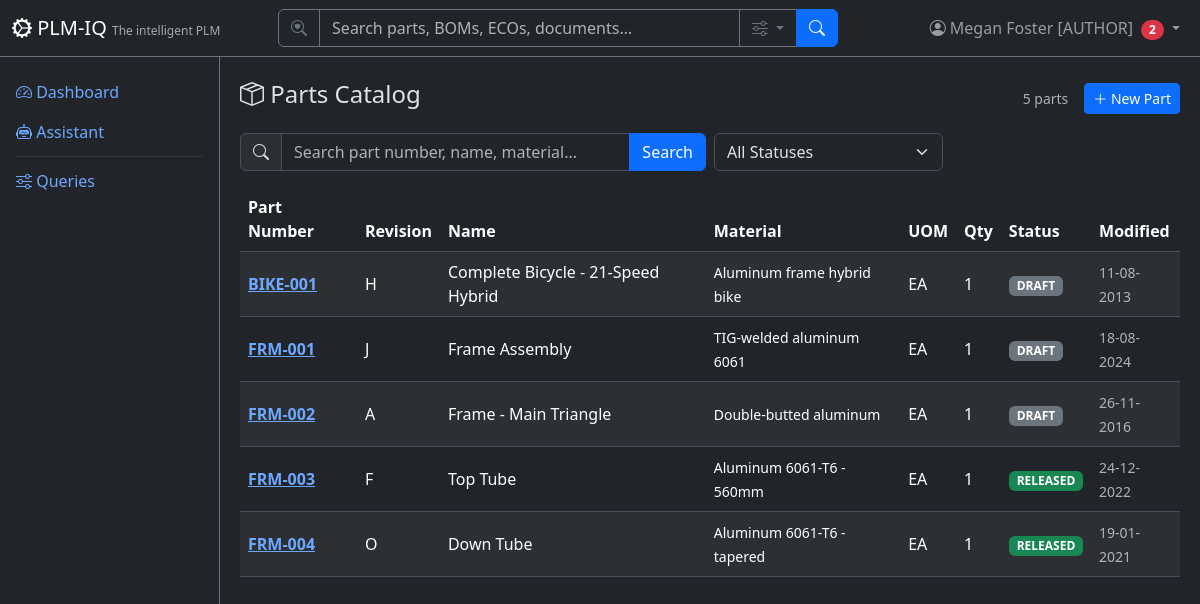
The app's page /parts (signed in) with its own data.
### app/models/tenant_user.py (models this page shows)
class User(Base):
    __tablename__ = "users"
    user_id = Column("user_id", Integer, primary_key=True, autoincrement=True)
    username = Column("username", String, unique=True, nullable=False)
    full_name = Column("full_name", String, nullable=False)
    email = Column("email", String)
    password_hash = Column("password_hash", String, nullable=False, default="")
    tenant_id = Column("tenant_id", Integer, ForeignKey("tenants.tenant_id"), nullable=False, default=1)
    tenant_key = Column("tenant_key", String, nullable=False)
    is_active = Column("is_active", Boolean, default=True)
    created_date = Column("created_date", String)
    role = Column("role", String, nullable=False, default="reader")
    tenant = relationship("Tenant", back_populates="users")
    favorites = relationship("Favorite", back_populates="user")

### app/models/parts.py (models this page shows)
class Part(Base):
    __tablename__ = "parts"
    part_number = Column("part_number", String, primary_key=True)
    part_revision = Column("part_revision", String, nullable=False)
    part_name = Column("part_name", String, nullable=False)
    spec_file = Column("spec_file", String)
    material = Column("material", String)
    uom = Column("uom", String, nullable=False)
    qty = Column("qty", Integer, nullable=False, default=1)
    status = Column("status", String, nullable=False, default="DRAFT")
    created_date = Column("created_date", String)
    modified_date = Column("modified_date", String)
    modified_owner = Column("modified_owner", Integer, ForeignKey("users.user_id"))
    created_by = Column("created_by", Integer, ForeignKey("users.user_id"))
    tenant_id = Column("tenant_id", Integer, ForeignKey("tenants.tenant_id"), nullable=False, default=1)
    tenant_key = Column("tenant_key", String, nullable=False)
    tenant = relationship("Tenant", back_populates="parts")
    bom_items = relationship("BomItem", back_populates="part", foreign_keys="BomItem.part_number")
    costing_items = relationship("CostingBomItem", back_populates="part")
    eco_items = relationship("EngineeringChangeOrder", back_populates="part")
    aml_items = relationship("ApprovedManufacturer", back_populates="part")
    avl_items = relationship("ApprovedVendor", back_populates="part")
    cad_files = relationship("CadMetadata", back_populates="part")

### app/routers/parts.py (the view)
@router.get("", response_class=HTMLResponse)
def list_parts(
    request: Request,
    q: Optional[str] = Query(None, description="Search query"),
    status: Optional[str] = Query(None, description="Filter by status"),
    page: int = Query(1, ge=1),
    db: TenantScopedSession = Depends(get_tenant_db),
):
    user = require_user(request, db)
    ctx = auth_context(request, db)
    query = db.query(Part)
    if q:
        query = query.filter(
            or_(
                Part.part_number.ilike(f"%{q}%"),
                Part.part_name.ilike(f"%{q}%"),
                Part.material.ilike(f"%{q}%"),
            )
        )
    if status:
        query = query.filter(Part.status == status)
    total = query.count()
    offset = (page - 1) * DEFAULT_PAGE_SIZE
    parts = query.order_by(Part.part_number).offset(offset).limit(DEFAULT_PAGE_SIZE).all()
    return HTMLResponse(content=render(
        "parts/list.html",
        **ctx,
        parts=parts,
        page=page,
        total=total,
        pages=(total + DEFAULT_PAGE_SIZE - 1) // DEFAULT_PAGE_SIZE,
        q=q or "",
        status_filter=status or "",
        statuses=["DRAFT", "RELEASED", "OBSOLETED"],
    ))

### app/templates/parts/list.html (shortened to what this page needs)
{% extends "base.html" %}
{% block content %}
<div class="d-flex justify-content-between align-items-center mb-3">
    <h4><i class="bi bi-box-seam"></i> Parts Catalog</h4>
    <div class="d-flex align-items-center gap-3">
        <span class="text-muted small">{{ total }} parts</span>
        {% if current_user and current_user.role == 'author' %}
        <a href="/parts/new" class="btn btn-sm btn-primary"><i class="bi bi-plus-lg"></i> New Part</a>
        {% endif %}
    </div>
</div>
<form method="GET" class="row g-2 mb-3">
    <div class="col-md-6">
        <div class="input-group">
            <span class="input-group-text"><i class="bi bi-search"></i></span>
            <input type="text" name="q" class="form-control" placeholder="Search part number, name, material..." value="{{ q }}">
            <button class="btn btn-primary" type="submit">Search</button>
        </div>
    </div>
    <div class="col-md-3">
        <select name="status" class="form-select" onchange="this.form.submit()">
            <option value="">All Statuses</option>
        </select>
    </div>
</form>
<div class="table-responsive">
    <table class="table table-striped table-hover align-middle">
        <thead class="table-dark">
            <tr>
                <th>Part Number</th>
                <th>Revision</th>
                <th>Name</th>
                <th>Material</th>
                <th>UOM</th>
                <th>Qty</th>
                <th>Status</th>
                <th>Modified</th>
            </tr>
        </thead>
        <tbody>
            {% for p in parts %}
            <tr>
                <td><a href="/parts/{{ p.part_number }}" class="fw-bold">{{ p.part_number }}</a></td>
                <td>{{ p.part_revision }}</td>
                <td>{{ p.part_name }}</td>
                <td><small>{{ (p.material or '')|truncate(40) or '-' }}</small></td>
                <td>{{ p.uom }}</td>
                <td>{{ p.qty }}</td>
                <td>
                    <span class="badge bg-{% if p.status == 'RELEASED' %}success{% elif p.status == 'OBSOLETED' %}danger{% else %}secondary{% endif %} badge-status">
                        {{ p.status }}
                    </span>
                </td>
                <td><small class="text-muted">{{ p.modified_date or '-' }}</small></td>
            </tr>
            {% else %}
            <tr><td colspan="8" class="text-center text-muted py-4">No parts found.</td></tr>
            {% endfor %}
        </tbody>
    </table>
</div>
{% endblock %}

### app/templates/base.html (shortened to what this page needs)
<!DOCTYPE html>
<html lang="en" data-bs-theme="dark">
<head>
    <link href="https://cdn.jsdelivr.net/npm/bootstrap@5.3.3/dist/css/bootstrap.min.css" rel="stylesheet">
    <link href="https://cdn.jsdelivr.net/npm/bootstrap-icons@1.11.3/font/bootstrap-icons.css" rel="stylesheet">
</head>
<body>
    <nav class="navbar navbar-expand-md navbar-dark bg-dark fixed-top border-bottom border-secondary">
        <div class="container-fluid">
            <a class="navbar-brand" href="/">
                <i class="bi bi-gear-wide-connected"></i> PLM-IQ
                <small class="d-none d-md-inline">The intelligent PLM</small>
            </a>
            <div class="collapse navbar-collapse" id="navMenu">
                {% if current_user %}
                <form class="d-flex mx-auto my-2 my-md-0" role="search" action="/search" method="get" style="width: 100%; max-width: 560px;">
                    <div class="input-group">
                        <span class="input-group-text bg-dark border-secondary text-secondary"><i class="bi bi-search-heart"></i></span>
                        <input type="search" name="q" class="form-control bg-dark text-light border-secondary" placeholder="Search parts, BOMs, ECOs, documents…" aria-label="Search">
                        <button class="btn btn-outline-secondary dropdown-toggle" type="button" data-bs-toggle="dropdown" data-bs-auto-close="outside" title="Search options">
                            <i class="bi bi-sliders"></i>
                        </button>
                        <button class="btn btn-primary" type="submit"><i class="bi bi-search"></i></button>
                    </div>
                </form>
                {% endif %}
                <ul class="navbar-nav ms-auto align-items-center">
                    {% if current_user %}
                    <li class="nav-item dropdown">
                        <a class="nav-link dropdown-toggle position-relative" href="#" role="button" data-bs-toggle="dropdown" aria-label="Profile Menu" title="Profile Menu">
                            <i class="bi bi-person-circle"></i>
                            <span class="d-none d-md-inline">{{ current_user.full_name }} [{{ current_user.role|upper if current_user.role else 'SUPERUSER' }}]</span>
                            {% if unread_count|default(0) > 0 %}<span class="badge bg-danger rounded-pill ms-1">{{ unread_count }}</span>{% endif %}
                        </a>
                    </li>
                    {% else %}
                    <li class="nav-item">
                        <a class="nav-link" href="/login"><i class="bi bi-box-arrow-in-right"></i> Sign In</a>
                    </li>
                    {% endif %}
                </ul>
            </div>
        </div>
    </nav>
    <div class="sidebar bg-dark border-end border-secondary pt-3">
        <ul class="nav nav-pills flex-column">
            <li class="nav-item">
                <a class="nav-link" href="/"><i class="bi bi-speedometer2"></i> Dashboard</a>
            </li>
            <li class="nav-item">
                <a class="nav-link" href="/assistant"><i class="bi bi-robot"></i> Assistant</a>
            </li>
            <li class="nav-item">
                <hr class="nav-divider my-1 mx-3 border-secondary">
            </li>
            <li class="nav-item">
                <a class="nav-link" href="/queries"><i class="bi bi-sliders"></i> Queries</a>
            </li>
        </ul>
    </div>
    <div class="main-content">
        {% block content %}{% endblock %}
    </div>
</body>
</html>

### app/templates/base.html (style rules this page uses)
body { padding-top: 60px; }
.sidebar { position: fixed; top: 56px; bottom: 0; left: 0; width: 220px; overflow-y: auto; }
.main-content { margin-left: 220px; padding: 20px; }
.navbar-brand small { font-size: 0.75rem; opacity: 0.6; }
.badge-status { font-size: 0.75rem; }

### records on screen
User: full_name "Megan Foster", role "AUTHOR"
Part: part_number "BIKE-001", part_revision "H", part_name "Complete Bicycle - 21-Speed Hybrid", material "Aluminum frame hybrid bike", uom "EA", qty "1", status "DRAFT", modified_date "11-08-2013"
Part: part_number "FRM-001", part_revision "J", part_name "Frame Assembly", material "TIG-welded aluminum 6061", uom "EA", qty "1", status "DRAFT", modified_date "18-08-2024"
Part: part_number "FRM-002", part_revision "A", part_name "Frame - Main Triangle", material "Double-butted aluminum", uom "EA", qty "1", status "DRAFT", modified_date "26-11-2016"
Part: part_number "FRM-003", part_revision "F", part_name "Top Tube", material "Aluminum 6061-T6 - 560mm", uom "EA", qty "1", status "RELEASED", modified_date "24-12-2022"
Part: part_number "FRM-004", part_revision "O", part_name "Down Tube", material "Aluminum 6061-T6 - tapered", uom "EA", qty "1", status "RELEASED", modified_date "19-01-2021"

### other values on screen
{{ unread_count }} "2"
{{ total }} "5"
